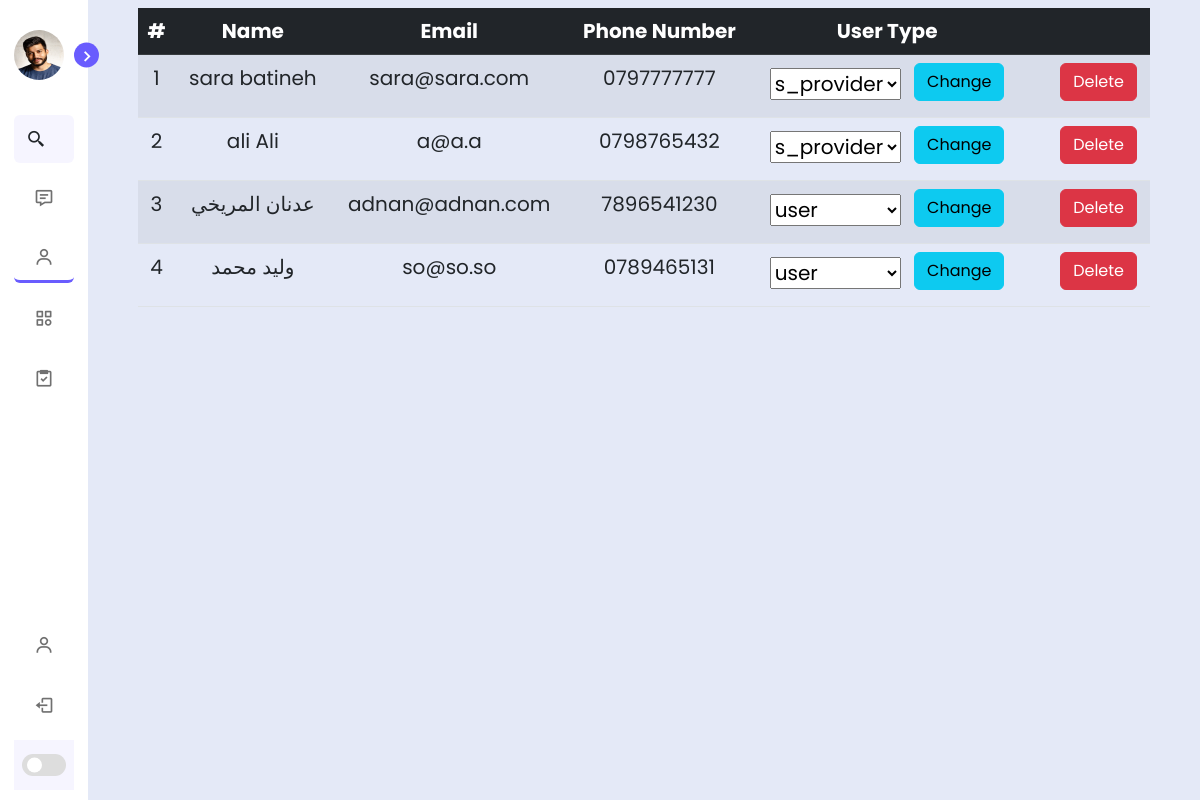
Page /Admin/users.php (signed in) on the committed database.
### tables this page shows
CREATE TABLE `register` (
  `id` int(255) NOT NULL,
  `fname` varchar(255) NOT NULL,
  `lname` varchar(255) NOT NULL,
  `email` varchar(255) NOT NULL,
  `phone_number` varchar(255) NOT NULL,
  `password` varchar(255) NOT NULL,
  `user_type` varchar(50) NOT NULL DEFAULT 'user'
);

### Admin/users.php (the view, shortened to what this page needs)
<?php
include "sidebar.php";
include '../processes/_addUser.php'
?>
<section class="home">
    <div class="text">
        <table class="table table-striped text-center">
            <thead class="table-dark">
                <tr>
                    <th scope="col">#</th>
                    <th scope="col">Name</th>
                    <th scope="col">Email</th>
                    <th scope="col">Phone Number</th>
                    <th scope="col">User Type</th>
                    <th scope="col"></th>
                </tr>
            </thead>
            <tbody>
                <?php
                $sr = 1;
                $rows = mysqli_query($conn, "SELECT * FROM register ORDER BY user_type ASC");
                foreach ($rows as $row) :
                    if ($row['user_type'] !== 'admin') {
                ?>
                        <tr>
                            <td><?php echo $sr++ ?></td>
                            <td><?php echo $row['fname'] . ' ' . $row['lname']; ?></td>
                            <td><?php echo $row['email']; ?></td>
                            <td><?php echo $row['phone_number']; ?></td>
                            <td>
                                <form action="" method="post">
                                    <select name="typeUser" id="">
                                        <option value="s_provider" <?php if ($row['user_type'] == 's_provider') {
                                                                        echo 'selected';
                                                                    } ?>>s_provider</option>
                                        <option value="user" <?php if ($row['user_type'] == 'user') {
                                                                    echo 'selected';
                                                                } ?>>user</option>
                                    </select>
                                    <button type="submit" class="btn btn-info mb-2 ms-2" name="changeUserType">Change</button>
                                </form>
                            </td>
                            <td>
                                <form action="../processes/_remove.php" method="POST" class="ms-3">
                                    <button name="deleteUser" class="btn btn-danger mb-2 ms-2">Delete</button>
                                </form>
                            </td>
                        </tr>
                    <?php } ?>
                <?php endforeach; ?>
            </tbody>
        </table>
    </div>
</section>
<?php include_once 'footer.php' ?>

### Admin/layout/css/style.css (style rules this page uses)
* { box-sizing: border-box; font-family: "Poppins", sans-serif; scroll-behavior: smooth; scroll-padding-top: 3rem; list-style: none; text-decoration: none; padding: 0; margin: 0; }
:root { --body-color: #e4e9f7; --sidebar-color: #fff; --primary-color: #695cfe; --primary-color-light: #f6f5ff; --toggle-color: #ddd; --text-color: #707070; }
body { height: 100vh; background: var(--body-color); transition: all 0.5s ease; }
.home { position: relative; left: 250px; height: 100vh; width: calc(100% - 250px); background: var(--body-color); transition: all 0.4s ease; }
.home .text { font-size: 20px; font-weight: 400; color: var(--text-color); padding: 8px 50px; }
.sidebar.close ~ .home { left: 88px; width: calc(100% - 88px); }

### rows in the picture
register: fname "sara", lname "batineh", email "sara@sara.com", phone_number "0797777777", typeUser "s_provider"
register: fname "ali", lname "Ali", email "a@a.a", phone_number "0798765432", typeUser "s_provider"
register: fname "عدنان", lname "المريخي", email "adnan@adnan.com", phone_number "7896541230", typeUser "user"
register: fname "وليد", lname "محمد", email "so@so.so", phone_number "0789465131", typeUser "user"
